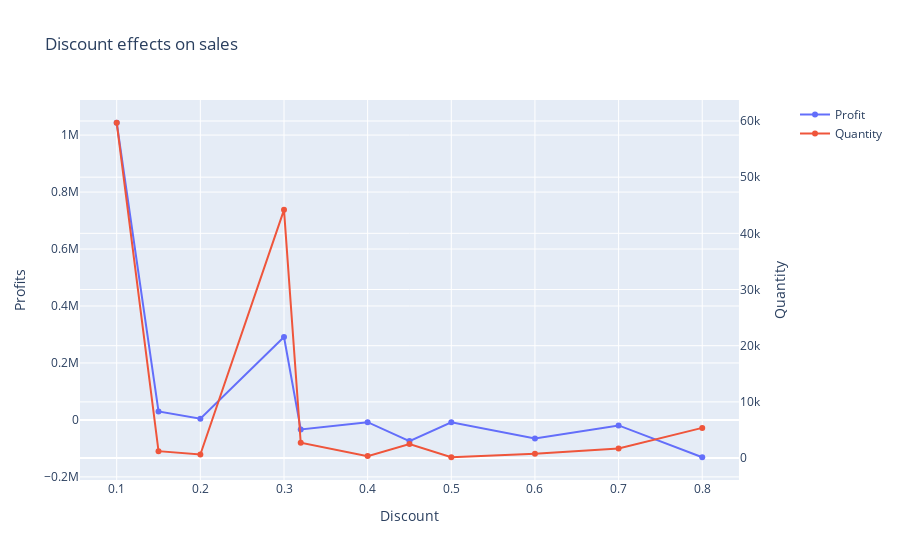

Write notebook code for a chart like this one.
### Code cell
fig = make_subplots(specs=[[{"secondary_y": True}]])
fig.add_trace(
    go.Scatter(x=sorted_discount_list, y=test_df['Profit'], name="Profit"),
    secondary_y=False,
)

fig.add_trace(
    go.Scatter(x=sorted_discount_list, y=test_df['Quantity'], name="Quantity"),
    secondary_y=True,
)
# Add figure title
fig.update_layout(
    title_text="Discount effects on sales"
)

# Set x-axis title
fig.update_xaxes(title_text="Discount")

# Set y-axes titles
fig.update_yaxes(title_text="Profits", secondary_y=False)
fig.update_yaxes(title_text="Quantity", secondary_y=True)
fig.show()

### Figure 1 — Plotly figure (JSON) as saved in the notebook; plotly's stock layout.template omitted (floating-point values rounded to 4 significant figures)
{"data": [{"name": "Profit", "type": "scatter", "x": [0.1, 0.15, 0.2, 0.3, 0.32, 0.4, 0.45, 0.5, 0.6, 0.7, 0.8], "xaxis": "x", "y": [1043000.0, 29620.0, 4463.0, 291100.0, -33600.0, -7970.0, -74380.0, -8096.0, -65410.0, -19330.0, -131100.0, -95990.0], "yaxis": "y"}, {"name": "Quantity", "type": "scatter", "x": [0.1, 0.15, 0.2, 0.3, 0.32, 0.4, 0.45, 0.5, 0.6, 0.7, 0.8], "xaxis": "x", "y": [59684, 1234, 636, 44181, 2733, 345, 2515, 144, 772, 1720, 5370, 3826], "yaxis": "y2"}], "layout": {"autosize": true, "title": {"text": "Discount effects on sales"}, "xaxis": {"anchor": "y", "autorange": true, "domain": [0, 0.94], "range": [0.05729, 0.8427], "title": {"text": "Discount"}, "type": "linear"}, "yaxis": {"anchor": "x", "autorange": true, "domain": [0, 1], "range": [-228000.0, 1140000.0], "title": {"text": "Profits"}, "type": "linear"}, "yaxis2": {"anchor": "x", "autorange": true, "overlaying": "y", "range": [-4769.0, 64600.0], "side": "right", "title": {"text": "Quantity"}, "type": "linear"}}}
